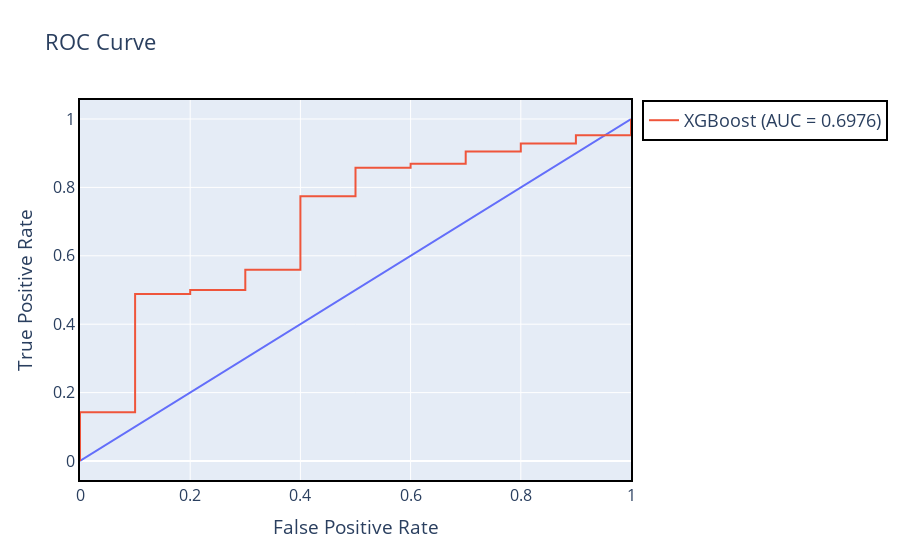

Source (notebook cell):
### Code cell
show_roc_curve(xgboost, "XGBoost", X_test, y_test)

### Figure 1 — Plotly figure (JSON) as saved in the notebook; plotly's stock layout.template omitted (floating-point values rounded to 4 significant figures)
{"data": [{"hovertemplate": "False Positive Rate=%{x}<br>True Positive Rate=%{y}<extra></extra>", "legendgroup": "", "line": {"color": "#636efa", "dash": "solid"}, "marker": {"symbol": "circle"}, "mode": "lines", "name": "", "orientation": "v", "showlegend": false, "type": "scatter", "x": [0, 1], "xaxis": "x", "y": [0, 1], "yaxis": "y"}, {"mode": "lines", "name": "XGBoost (AUC = 0.6976)", "type": "scatter", "x": [0, 0, 0, 0.1, 0.1, 0.2, 0.2, 0.3, 0.3, 0.4, 0.4, 0.5, 0.5, 0.6, 0.6, 0.7, 0.7, 0.8, 0.8, 0.9, 0.9, 1, 1], "y": [0, 0.0119, 0.1429, 0.1429, 0.4881, 0.4881, 0.5, 0.5, 0.5595, 0.5595, 0.7738, 0.7738, 0.8571, 0.8571, 0.869, 0.869, 0.9048, 0.9048, 0.9286, 0.9286, 0.9524, 0.9524, 1]}], "layout": {"font": {"size": 16}, "legend": {"bordercolor": "Black", "borderwidth": 2, "font": {"size": 18}, "tracegroupgap": 0}, "title": {"text": "ROC Curve"}, "xaxis": {"anchor": "y", "domain": [0, 1], "linecolor": "black", "linewidth": 2, "mirror": true, "showline": true, "title": {"text": "False Positive Rate"}}, "yaxis": {"anchor": "x", "domain": [0, 1], "linecolor": "black", "linewidth": 2, "mirror": true, "showline": true, "title": {"text": "True Positive Rate"}}}}
